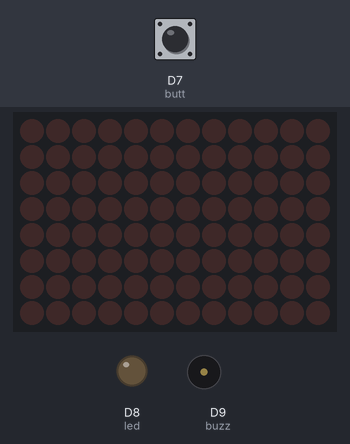
Bench run of a sketch on a simulated Arduino Uno R4 WiFi. Parts: 12×8 LED matrix, output pins drawn as LEDs (lit = HIGH), buzzer (waves = sounding, pin HIGH). The inputs (shaded band) are chosen by the test bench; at power-on: D7 (butt) HIGH.

Above: at 1.2 s.
1.3 s: D7 (butt) pulled LOW for 0.15 s
At 4.1 s:
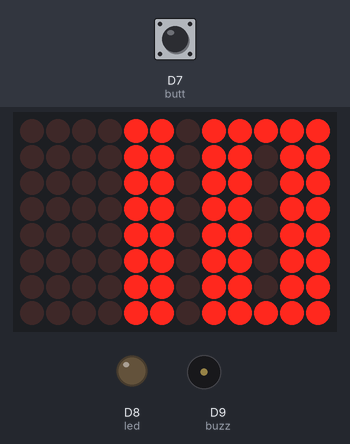
At 4.9 s:
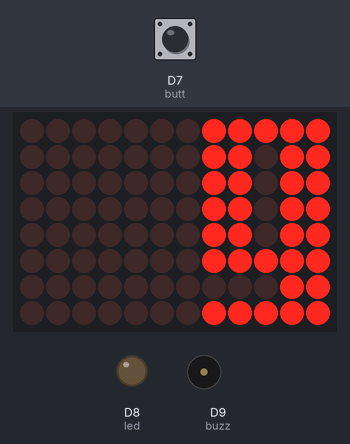
10.4 s: D7 (butt) pulled LOW for 3.2 s
At 12.2 s:
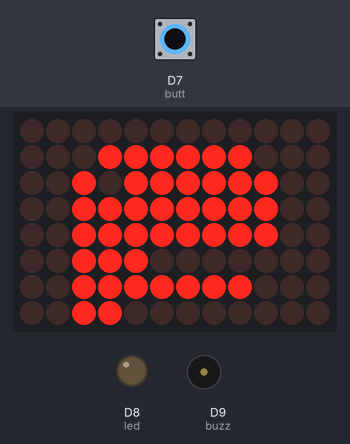
Timing chart, 0 to 21.1 s (numbered marks = the images above; inputs shaded):
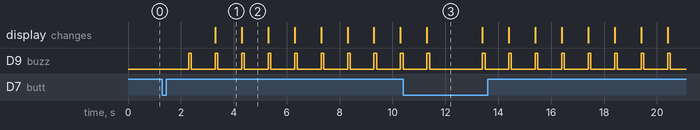

The sketch:

countdown.ino
```cpp
#include "Arduino_LED_Matrix.h"
#include "countdown.h" //plik powstały na stronie internetowej do animacji macierzy led
ArduinoLEDMatrix matrix;

#define buzz 9
#define led 8
#define butt 7

void setup() {
  // poniżej załadowałem sekwencje i przypisałem logiczną wartość do pinów
  matrix.begin();
  matrix.loadSequence(countdown1);

  pinMode(butt, INPUT_PULLUP);
  pinMode(led, OUTPUT);
  pinMode(buzz, OUTPUT);

  digitalWrite(led, LOW);


}

void loop() {

  if (digitalRead(butt) == LOW){
    digitalWrite(led, LOW);
    delay(1000);
    matrix.play(true); // rozpoczęcie sekwencji
    digitalWrite(buzz, HIGH); // jeszcze nie wiem jak zrobić pętlę iteracyjną, więc zadziałałem ctrl+c/ctrl+v; buzzer zmienia swój stan logiczny przez 10 sekund
    delay(100);
    digitalWrite(buzz, LOW);
    delay(900);
    digitalWrite(buzz, HIGH);
    delay(100);
    digitalWrite(buzz, LOW);
    delay(900);
    digitalWrite(buzz, HIGH);
    delay(100);
    digitalWrite(buzz, LOW);
    delay(900);
    digitalWrite(buzz, HIGH);
    delay(100);
    digitalWrite(buzz, LOW);
    delay(900);
    digitalWrite(buzz, HIGH);
    delay(100);
    digitalWrite(buzz, LOW);
    delay(900);
    digitalWrite(buzz, HIGH);
    delay(100);
    digitalWrite(buzz, LOW);
    delay(900);
    digitalWrite(buzz, HIGH);
    delay(100);
    digitalWrite(buzz, LOW);
    delay(900);
    digitalWrite(buzz, HIGH);
    delay(100);
    digitalWrite(buzz, LOW);
    delay(900);
    digitalWrite(buzz, HIGH);
    delay(100);
    digitalWrite(buzz, LOW);
    delay(900);
    digitalWrite(buzz, HIGH);
    matrix.play(false); //koniec powtarzania sekwencji, musi być wpisany w tym miejscu, bo inaczej matryca led zaczyna nową sekwencje
    delay(100);
    digitalWrite(buzz, LOW);
    delay(1000);
    digitalWrite(led, HIGH);

  }
}
```

countdown.h
```cpp
const uint32_t countdown1[][4] = {
  {
    0x00000000,
    0x00000000,
    0x00000000,
    1000
  },
	{
		0xdf0db0d,
		0xb0db0db0,
		0xdb0db0df,
		1000
	},
	{
		0x1f01b01,
		0xb01b01b0,
		0x1f00301f,
		1000
	},
	{
		0x1f01b01,
		0xb01b01b0,
		0x1f01b01f,
		1000
	},
	{
		0x1f01f00,
		0x30030030,
		0x3003003,
		1000
	},
	{
		0x1f01b01,
		0xb01b0180,
		0x1f01b01f,
		1000
	},
	{
		0x1f01801,
		0xf01f0030,
		0x1b01b01f,
		1000
	},
	{
		0x1b01b01,
		0xb01b01b0,
		0x1f003003,
		1000
	},
	{
		0x1f01f00,
		0x10070010,
		0x1901f01f,
		1000
	},
	{
		0x1f01b01,
		0xb0030060,
		0xc01801f,
		1000
	},
	{
		0x1f82f,
		0xc3fc3fc3,
		0x803f8300,
		1000
	}
};
```

Measured:
- after the input at 1.3 s, D9 (buzz): alternates HIGH for 0.10 s and LOW for 0.90 s, starting after 1.0 s; the display: changes after 2.0 s (image 1)
- after the input at 10.4 s, D8 (led): stays LOW (without the input it goes to HIGH after 2.0 s)
- what the display in image 1 shows lasts 1.0 s, from 3.3 s to 4.3 s
